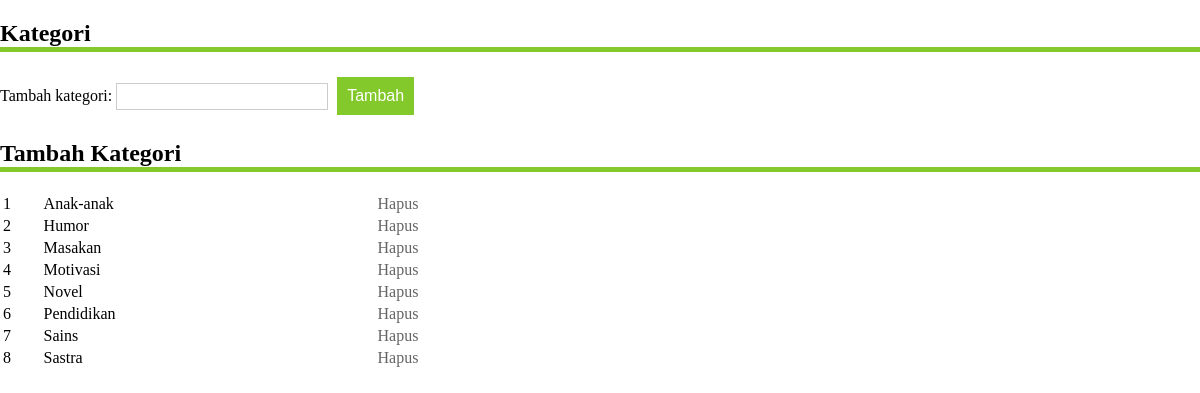
The page /admin/kategori.php on the database its author committed.
### tables this page shows
CREATE TABLE IF NOT EXISTS `kategori` (
  `id` int(11) NOT NULL AUTO_INCREMENT,
  `kat` varchar(100) NOT NULL,
  PRIMARY KEY (`id`)
);

### admin/kategori.php (the view, shortened to what this page needs)
<!DOCTYPE html PUBLIC "-//W3C//DTD XHTML 1.0 Transitional//EN" "http://www.w3.org/TR/xhtml1/DTD/xhtml1-transitional.dtd">
<html xmlns="http://www.w3.org/1999/xhtml">
<head>
<link rel="stylesheet" href="../format.css" type="text/css" />
<body>
<div id="batas">
<h2>Kategori</h2>
<form id="form1" name="form1" method="post" action="b.php?tag=k_t&t=kategori">
  <label>
    Tambah kategori:
    <input name="kat" type="text" class="text" id="kat" />
  </label>
  <label>
    <input name="button" type="submit" class="tombol" id="button" value="Tambah" />
  </label>
</form>
<h2>Tambah Kategori</h2>
<table width="65%" border="0">
<?php
$r=mysql_query("select *from kategori order by kat");
$i=1;
while($a=mysql_fetch_array($r)){
?>
  <tr>
    <td width="5%"><?php echo $i;?></td>
    <td width="43%"><?php echo $a['kat'];?></td>
    <td width="52%"><a href="b.php?tag=k_h&id=<?php echo $a['id'];?>&t=kategori" onclick="return confirm('Semua buku yang berhubungan dengan kategori <?php echo $a['kat'];?> akan terhapus. Apa anda yakin?')" class="link">Hapus</a></td>
  </tr>
<?php $i++; }?>
</table>
</div>
</body>
</html>

### format.css (style rules this page uses)
body { font-family:Corbel; margin:0px; padding:0px; }
h2 { font-size:24px; border-bottom:#83c92b 5px solid; }
.tombol { background:#83c92b; padding:10px; margin:5px; font-size:16px; border:none; text-decoration:none; color:#FFF; }
.text { border:#CCC 1px solid; width:200px; padding:5px; }
.link { color:#646464; text-decoration:none; }

### rows shown on the page
kategori: kat "Anak-anak"
kategori: kat "Humor"
kategori: kat "Masakan"
kategori: kat "Motivasi"
kategori: kat "Novel"
kategori: kat "Pendidikan"
kategori: kat "Sains"
kategori: kat "Sastra"
